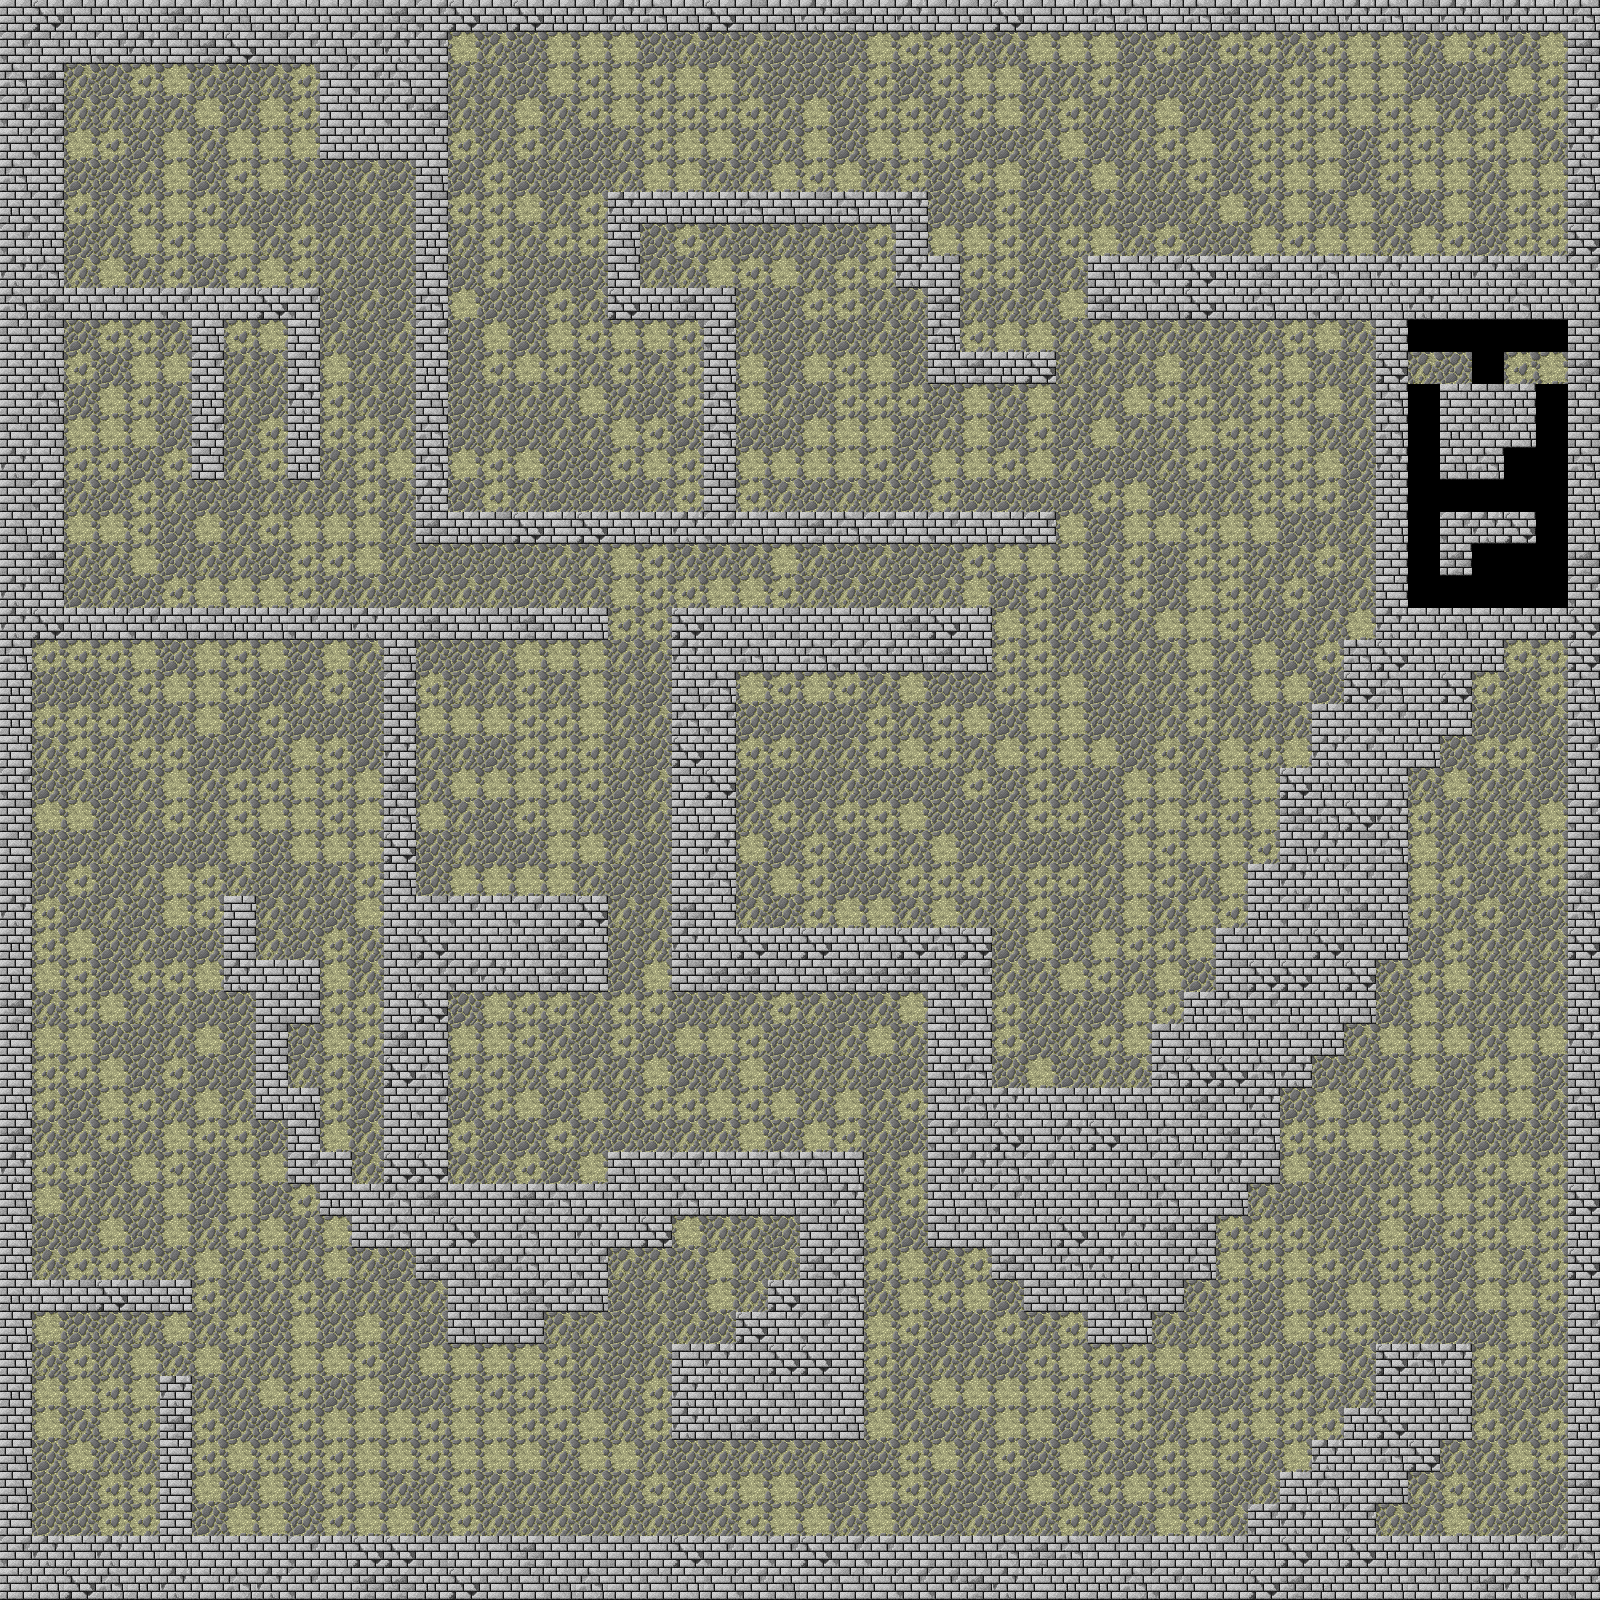

Below is a game level as drawn by its tile map, then a one-line description and the .tmx that defines it (tile-layer data replaced by summaries):
An orthogonal 50x50 tile map with 32x32 px tiles, 2 tile layers (Ground, Walls) and 51 objects (17x Statue, 9x Dragon, 4x Orc Warrior, 3x Fountain - 1, 2x Chest - 1, ...).

<map version="1.10" tiledversion="1.10.1" orientation="orthogonal" renderorder="right-down" width="50" height="50" tilewidth="32" tileheight="32" infinite="0" nextlayerid="14" nextobjectid="210">
 <tileset firstgid="1" name="Tileset" tilewidth="32" tileheight="32" tilecount="3072" columns="64">
  <image source="Tileset.png" width="2048" height="1536" />
 </tileset>
 <layer id="1" name="Ground" width="50" height="50">
  <data>[2500 cells, 1669 non-empty, 4 distinct tile ids]</data>
 </layer>
 <layer id="8" name="Walls" width="50" height="50">
  <data>[2500 cells, 802 non-empty, 12 distinct tile ids]</data>
 </layer>
 <objectgroup id="9" name="NormalMobs">
  <object id="207" name="Orc Warrior" gid="176" x="288" y="1344" width="32" height="32" />
 </objectgroup>
 <objectgroup id="11" name="EliteMobs" />
 <objectgroup id="12" name="Bosses" />
 <objectgroup id="13" name="PassiveMobs" />
 <objectgroup id="4" name="Chests">
  <object id="209" name="Chest - 1" gid="2936" x="384" y="1472" width="32" height="32">
   <properties>
    <property name="loot" value="Berdysh:1" />
   </properties>
  </object>
 </objectgroup>
 <objectgroup id="6" name="Decorations">
  <object id="144" name="Statue" gid="733" x="96" y="1120" width="32" height="32">
   <properties>
    <property name="loot" value="HealthPotion" />
   </properties>
  </object>
  <object id="146" name="Fountain - 1" gid="734" x="704" y="1280" width="32" height="32">
   <properties>
    <property name="loot" value="HealthPotion" />
   </properties>
  </object>
  <object id="147" name="Fountain - 1" gid="734" x="512" y="1088" width="32" height="32" />
  <object id="154" name="Fountain - 2" gid="735" x="800" y="288" width="32" height="32" />
  <object id="152" name="Statue" gid="798" x="1504" y="1504" width="32" height="32" />
  <object id="148" name="Statue" gid="800" x="256" y="736" width="32" height="32" />
  <object id="153" name="Statue" gid="801" x="1440" y="1504" width="32" height="32" />
  <object id="150" name="Statue" gid="801" x="1472" y="1504" width="32" height="32" />
  <object id="149" name="Statue" gid="801" x="992" y="1376" width="32" height="32" />
  <object id="156" name="Statue" gid="802" x="640" y="288" width="32" height="32" />
  <object id="157" name="Statue" gid="803" x="640" y="256" width="32" height="32" />
 </objectgroup>
 <objectgroup id="3" name="UtilsObjects">
  <object id="15" name="SpawnPoint" x="64" y="1472" width="32" height="32" />
 </objectgroup>
 <objectgroup id="5" name="Templates">
  <object id="82" name="Orc Undead Mage" gid="175" x="1408" y="416" width="32" height="32" />
  <object id="83" name="Orc Warrior" gid="176" x="1408" y="448" width="32" height="32" />
  <object id="84" name="Orc Undead Mage" gid="177" x="1408" y="480" width="32" height="32" />
  <object id="85" name="Orc Mage" gid="178" x="1504" y="480" width="32" height="32" />
  <object id="86" name="Orc Warrior" gid="179" x="1536" y="416" width="32" height="32" />
  <object id="87" name="Orc Warrior" gid="180" x="1536" y="448" width="32" height="32" />
  <object id="88" name="Orc Mage" gid="181" x="1536" y="480" width="32" height="32" />
  <object id="89" name="Ice Phoenix" gid="375" x="1408" y="576" width="32" height="32" />
  <object id="90" name="Dragon" gid="376" x="1408" y="608" width="32" height="32" />
  <object id="91" name="Dragon" gid="377" x="1440" y="608" width="32" height="32" />
  <object id="92" name="Dragon" gid="378" x="1472" y="608" width="32" height="32" />
  <object id="93" name="Dragon" gid="379" x="1472" y="576" width="32" height="32" />
  <object id="94" name="Dragon" gid="380" x="1504" y="576" width="32" height="32" />
  <object id="95" name="Dragon" gid="381" x="1504" y="608" width="32" height="32" />
  <object id="96" name="Dragon" gid="382" x="1536" y="608" width="32" height="32" />
  <object id="97" name="Dragon" gid="383" x="1536" y="576" width="32" height="32" />
  <object id="98" name="Dragon" gid="384" x="1536" y="544" width="32" height="32" />
  <object id="99" name="Undead General" gid="129" x="1408" y="352" width="32" height="32" />
  <object id="100" name="Griffin" gid="131" x="1440" y="352" width="32" height="32" />
  <object id="101" name="Creepy Big Monster" gid="320" x="1472" y="352" width="32" height="32" />
  <object id="102" name="Lizard" gid="228" x="1376" y="704" width="32" height="32" />
  <object id="103" name="Fly" gid="242" x="1408" y="704" width="32" height="32" />
  <object id="104" name="Snake" gid="294" x="1376" y="736" width="32" height="32" />
  <object id="107" name="Chest - 2" gid="2925" x="1312" y="928" width="32" height="32">
   <properties>
    <property name="Drops" value="1-3;" />
   </properties>
  </object>
  <object id="108" name="Chest - 1" gid="2936" x="1280" y="928" width="32" height="32" />
  <object id="109" name="Chest - 3" gid="2924" x="1344" y="928" width="32" height="32" />
  <object id="121" name="Statue" gid="733" x="992" y="1152" width="32" height="32" />
  <object id="122" name="Fountain - 1" gid="734" x="1024" y="1152" width="32" height="32" />
  <object id="123" name="Fountain - 2" gid="735" x="1056" y="1152" width="32" height="32" />
  <object id="124" name="Statue" gid="796" x="992" y="1184" width="32" height="32" />
  <object id="125" name="Statue" gid="797" x="1024" y="1184" width="32" height="32" />
  <object id="126" name="Statue" gid="798" x="1056" y="1184" width="32" height="32" />
  <object id="127" name="Statue" gid="799" x="1088" y="1184" width="32" height="32" />
  <object id="128" name="Statue" gid="800" x="1120" y="1184" width="32" height="32" />
  <object id="129" name="Statue" gid="801" x="1152" y="1184" width="32" height="32" />
  <object id="130" name="Statue" gid="802" x="992" y="1216" width="32" height="32" />
  <object id="131" name="Statue" gid="803" x="1024" y="1216" width="32" height="32" />
 </objectgroup>
</map>
